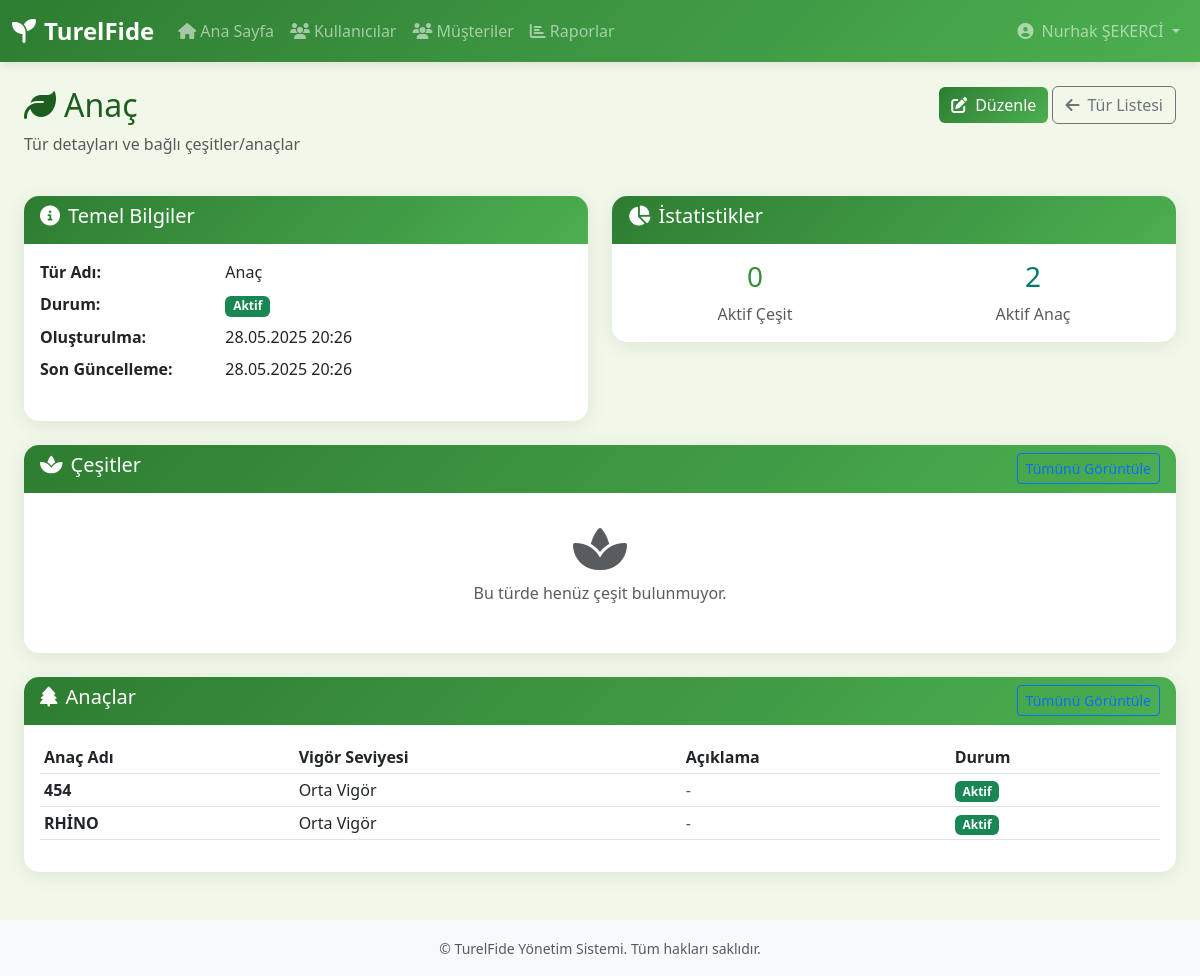
/products/species/2/ (signed in), run on the app's committed database.
### accounts/models.py (models this page shows, shortened)
class User(AbstractUser):
    ROLES = [
        ('admin', 'Admin'),
        ('readonly', 'Patron'),
        ('product_manager', 'Proje Müdürü'),
        ('plant_manager', 'Ekim Sorumlusu'),
        ('plant_personel', 'Ekim Personeli'),
        ('seed_manager', 'Aşı Sorumlusu'),
        ('seed_personel', 'Aşı Personeli'),
        ('finance_personel', 'Finans Personeli'),
        ('shipping_personel', 'Sevkiyat Personeli')
    ]
    role = models.CharField(max_length=20, choices=ROLES)
    phone_number = models.CharField(max_length=10)
    pin_code = models.CharField(max_length=4, unique=True, db_index=True)
    groups = models.ManyToManyField(
        'auth.Group',
        verbose_name='groups',
        blank=True,
        help_text='The groups this user belongs to.',
        related_name='custom_user_set',
        related_query_name='custom_user',
    )
    user_permissions = models.ManyToManyField(
        'auth.Permission',
        verbose_name='user permissions',
        blank=True,
        help_text='Specific permissions for this user.',
        related_name='custom_user_set',
        related_query_name='custom_user',
    )
    class Meta:
        verbose_name = 'Kullanıcı'
        verbose_name_plural = 'Kullanıcılar'

### products/models.py (models this page shows, shortened)
class Species(models.Model):
    name = models.CharField(
        max_length=100,
        unique=True,
        validators=[MinLengthValidator(2)],
        verbose_name="Tür Adı",
        help_text="Örnek: Domates, Aşılı Domates, Biber, Patlıcan"
    )
    is_active = models.BooleanField(
        default=True,
        db_index=True,
        verbose_name="Aktif",
        help_text="Bu tür aktif olarak kullanılıyor mu?"
    )
    created_at = models.DateTimeField(
        auto_now_add=True,
        verbose_name="Oluşturulma Tarihi"
    )
    updated_at = models.DateTimeField(
        auto_now=True,
        verbose_name="Güncellenme Tarihi"
    )
    class Meta:
        db_table = 'products_species'
        verbose_name = "Tür"
        verbose_name_plural = "Türler"
        ordering = ['name']
        indexes = [
            models.Index(fields=['name'], name='species_name_idx'),
            models.Index(fields=['is_active'], name='species_active_idx'),
        ]
    @property
    def active_varieties_count(self):
        return self.varieties.filter(is_active=True).count()
    @property
    def active_rootstocks_count(self):
        return self.rootstocks.filter(is_active=True).count()

class Rootstock(models.Model):
    name = models.CharField(
        max_length=100,
        validators=[MinLengthValidator(2)],
        verbose_name="Anaç Adı",
        help_text="Örnek: M9, M26, MM106"
    )
    species = models.ForeignKey(
        Species,
        on_delete=models.CASCADE,
        related_name='rootstocks',
        verbose_name="Tür",
        help_text="Bu anacın ait olduğu tür"
    )
    vigor_level = models.CharField(
        max_length=20,
        choices=[
            ('low', 'Düşük Vigör'),
            ('medium', 'Orta Vigör'),
            ('high', 'Yüksek Vigör'),
        ],
        blank=True,
        null=True,
        verbose_name="Vigör Seviyesi",
        help_text="Anacın büyüme gücü"
    )
    description = models.TextField(
        blank=True,
        null=True,
        verbose_name="Açıklama",
        help_text="Anaç hakkında detaylı bilgiler"
    )
    is_active = models.BooleanField(
        default=True,
        db_index=True,
        verbose_name="Aktif",
        help_text="Bu anaç aktif olarak kullanılıyor mu?"
    )
    created_at = models.DateTimeField(
        auto_now_add=True,
        verbose_name="Oluşturulma Tarihi"
    )
    updated_at = models.DateTimeField(
        auto_now=True,
        verbose_name="Güncellenme Tarihi"
    )
    class Meta:
        db_table = 'products_rootstock'
        verbose_name = "Anaç"
        verbose_name_plural = "Anaçlar"
        ordering = ['species__name', 'name']
        unique_together = [['species', 'name']]
        indexes = [
            models.Index(fields=['name'], name='rootstock_name_idx'),
            models.Index(fields=['species', 'name'], name='rootstock_species_name_idx'),
            models.Index(fields=['is_active'], name='rootstock_active_idx'),
            models.Index(fields=['vigor_level'], name='rootstock_vigor_idx'),
        ]

### products/views.py (the view)
# urls.py: path('species/<int:species_id>/', views.species_detail_view, name='species_detail'),
@product_permission_required(['admin', 'product_manager', 'readonly'])
def species_detail_view(request, species_id):
    species = get_object_or_404(Species, id=species_id)
    varieties = species.varieties.filter(is_active=True)[:10]
    rootstocks = species.rootstocks.filter(is_active=True)[:10]
    context = {
        'species': species,
        'species_info': format_product_info(species, 'species'),
        'varieties': varieties,
        'rootstocks': rootstocks,
        'can_edit': can_edit_products(request.user),
    }
    return render(request, 'products/species_detail.html', context)

### products/templates/products/species_detail.html (shortened to what this page needs)
{% extends 'accounts/base.html' %}
{% block content %}
<div class="container-fluid">
    <div class="row mb-4">
        <div class="col-md-8">
            <h2><i class="fas fa-leaf me-2"></i>{{ species.name }}</h2>
            <p class="text-muted">Tür detayları ve bağlı çeşitler/anaçlar</p>
        </div>
        <div class="col-md-4 text-end">
            {% if can_edit %}
            <a href="{% url 'products:species_edit' species.id %}" class="btn btn-primary">
                <i class="fas fa-edit me-2"></i>Düzenle
            </a>
            {% endif %}
            <a href="{% url 'products:species_list' %}" class="btn btn-outline-secondary">
                <i class="fas fa-arrow-left me-2"></i>Tür Listesi
            </a>
        </div>
    </div>
    <div class="row mb-4">
        <div class="col-md-6">
            <div class="card">
                <div class="card-header">
                    <h5><i class="fas fa-info-circle me-2"></i>Temel Bilgiler</h5>
                </div>
                <div class="card-body">
                    <dl class="row">
                        <dt class="col-sm-4">Tür Adı:</dt>
                        <dd class="col-sm-8">{{ species.name }}</dd>
                        <dt class="col-sm-4">Durum:</dt>
                        <dd class="col-sm-8">
                            {% if species.is_active %}
                                <span class="badge bg-success">Aktif</span>
                            {% else %}
                                <span class="badge bg-secondary">Pasif</span>
                            {% endif %}
                        </dd>
                        <dt class="col-sm-4">Oluşturulma:</dt>
                        <dd class="col-sm-8">{{ species.created_at|date:"d.m.Y H:i" }}</dd>
                        <dt class="col-sm-4">Son Güncelleme:</dt>
                        <dd class="col-sm-8">{{ species.updated_at|date:"d.m.Y H:i" }}</dd>
                    </dl>
                </div>
            </div>
        </div>
        <div class="col-md-6">
            <div class="card">
                <div class="card-header">
                    <h5><i class="fas fa-chart-pie me-2"></i>İstatistikler</h5>
                </div>
                <div class="card-body">
                    <div class="row text-center">
                        <div class="col-6">
                            <h3 class="text-success">{{ species.active_varieties_count }}</h3>
                            <span class="text-muted">Aktif Çeşit</span>
                        </div>
                        <div class="col-6">
                            <h3 class="text-info">{{ species.active_rootstocks_count }}</h3>
                            <span class="text-muted">Aktif Anaç</span>
                        </div>
                    </div>
                </div>
            </div>
        </div>
    </div>
    <div class="row mb-4">
        <div class="col-12">
            <div class="card">
                <div class="card-header d-flex justify-content-between align-items-center">
                    <h5><i class="fas fa-spa me-2"></i>Çeşitler</h5>
                    <a href="{% url 'products:variety_list' %}?species={{ species.id }}" class="btn btn-outline-primary btn-sm">
                        Tümünü Görüntüle
                    </a>
                </div>
                <div class="card-body">
                    {% if varieties %}
                    <div class="table-responsive">
                        <table class="table table-sm">
                            <thead>
                                <tr>
                                    <th>Çeşit Adı</th>
                                    <th>Tohum Markası</th>
                                    <th>Paket Fiyatı</th>
                                    <th>Durum</th>
                                </tr>
                            </thead>
                            <tbody>
                                {% for variety in varieties %}
                                <tr>
                                    <td><strong>{{ variety.name }}</strong></td>
                                    <td>{{ variety.seed_brand.name }}</td>
                                    <td>{{ variety.seed_brand.price_per_packet }}₺</td>
                                    <td>
                                        {% if variety.is_active %}
                                            <span class="badge bg-success">Aktif</span>
                                        {% else %}
                                            <span class="badge bg-secondary">Pasif</span>
                                        {% endif %}
                                    </td>
                                </tr>
                                {% endfor %}
                            </tbody>
                        </table>
                    </div>
                    {% else %}
                    <div class="text-center text-muted py-3">
                        <i class="fas fa-spa fa-3x mb-2"></i>
                        <p>Bu türde henüz çeşit bulunmuyor.</p>
                    </div>
                    {% endif %}
                </div>
            </div>
        </div>
    </div>
    <div class="row">
        <div class="col-12">
            <div class="card">
                <div class="card-header d-flex justify-content-between align-items-center">
                    <h5><i class="fas fa-tree me-2"></i>Anaçlar</h5>
                    <a href="{% url 'products:rootstock_list' %}?species={{ species.id }}" class="btn btn-outline-primary btn-sm">
                        Tümünü Görüntüle
                    </a>
                </div>
                <div class="card-body">
                    {% if rootstocks %}
                    <div class="table-responsive">
                        <table class="table table-sm">
                            <thead>
                                <tr>
                                    <th>Anaç Adı</th>
                                    <th>Vigör Seviyesi</th>
                                    <th>Açıklama</th>
                                    <th>Durum</th>
                                </tr>
                            </thead>
                            <tbody>
                                {% for rootstock in rootstocks %}
                                <tr>
                                    <td><strong>{{ rootstock.name }}</strong></td>
                                    <td>
                                        {% if rootstock.vigor_level %}
                                            {{ rootstock.get_vigor_level_display }}
                                        {% else %}
                                            <span class="text-muted">-</span>
                                        {% endif %}
                                    </td>
                                    <td>
                                        {% if rootstock.description %}
                                            {{ rootstock.description|truncatechars:50 }}
                                        {% else %}
                                            <span class="text-muted">-</span>
                                        {% endif %}
                                    </td>
                                    <td>
                                        {% if rootstock.is_active %}
                                            <span class="badge bg-success">Aktif</span>
                                        {% else %}
                                            <span class="badge bg-secondary">Pasif</span>
                                        {% endif %}
                                    </td>
                                </tr>
                                {% endfor %}
                            </tbody>
                        </table>
                    </div>
                    {% else %}
                    <div class="text-center text-muted py-3">
                        <i class="fas fa-tree fa-3x mb-2"></i>
                        <p>Bu türde henüz anaç bulunmuyor.</p>
                    </div>
                    {% endif %}
                </div>
            </div>
        </div>
    </div>
</div>
{% endblock %}

### accounts/templates/accounts/base.html (shortened to what this page needs)
<!DOCTYPE html>
<html lang="tr">
<head>
    <link href="https://cdn.jsdelivr.net/npm/bootstrap@5.3.0/dist/css/bootstrap.min.css" rel="stylesheet">
    <link rel="stylesheet" href="https://cdn.jsdelivr.net/npm/bootstrap-icons@1.11.0/font/bootstrap-icons.css">
    <link rel="stylesheet" href="https://cdnjs.cloudflare.com/ajax/libs/font-awesome/6.4.0/css/all.min.css">
</head>
<body>
    {% if user.is_authenticated %}
    <nav class="navbar navbar-expand-lg navbar-dark navbar-custom">
        <div class="container-fluid">
            <a class="navbar-brand" href="{% url 'accounts:dashboard' %}">
                <i class="fas fa-seedling me-2"></i>TurelFide
            </a>
            <div class="collapse navbar-collapse" id="navbarNav">
                <ul class="navbar-nav me-auto">
                    <li class="nav-item">
                        <a class="nav-link" href="{% url 'accounts:dashboard' %}">
                            <i class="fas fa-home me-1"></i>Ana Sayfa
                        </a>
                    </li>
                    {% if user.role == 'admin' or user.role == 'readonly' or user.role == 'product_manager' %}
                    <li class="nav-item">
                        <a class="nav-link" href="{% url 'accounts:user_list' %}">
                            <i class="fas fa-users me-1"></i>Kullanıcılar
                        </a>
                    </li>
                    <li class="nav-item">
                        <a class="nav-link" href="{% url 'customers:list' %}">
                            <i class="fas fa-users me-1"></i>Müşteriler
                        </a>
                    </li>
                    {% endif %}
                    {% if 'manager' in user.role or user.role == 'admin' %}
                    <li class="nav-item">
                        <a class="nav-link" href="#!">
                            <i class="fas fa-chart-bar me-1"></i>Raporlar
                        </a>
                    </li>
                    {% endif %}
                </ul>
                <ul class="navbar-nav">
                    <li class="nav-item dropdown">
                        <a class="nav-link dropdown-toggle" href="#" role="button" data-bs-toggle="dropdown">
                            <i class="fas fa-user-circle me-1"></i>
                            {{ user.get_full_name|default:user.username }}
                        </a>
                    </li>
                </ul>
            </div>
        </div>
    </nav>
    {% endif %}
    <main class="{% if user.is_authenticated %}container-fluid mt-4{% endif %}">
        {% block content %}{% endblock %}
    </main>
    {% if user.is_authenticated %}
    <footer class="bg-light text-center py-3 mt-5">
        <div class="container">
            <small class="text-muted">
                © {{ "now"|date:"Y" }} TurelFide Yönetim Sistemi. Tüm hakları saklıdır.
            </small>
        </div>
    </footer>
    {% endif %}
</body>
</html>

### data on the page
User: get_full_name "Nurhak ŞEKERCİ"
Species: name "Anaç", created_at "28.05.2025 20:26", updated_at "28.05.2025 20:26", active_varieties_count "0", active_rootstocks_count "2"
Rootstock: name "454", vigor_level "Orta Vigör", is_active "Aktif"
Rootstock: name "RHİNO", vigor_level "Orta Vigör", is_active "Aktif"
